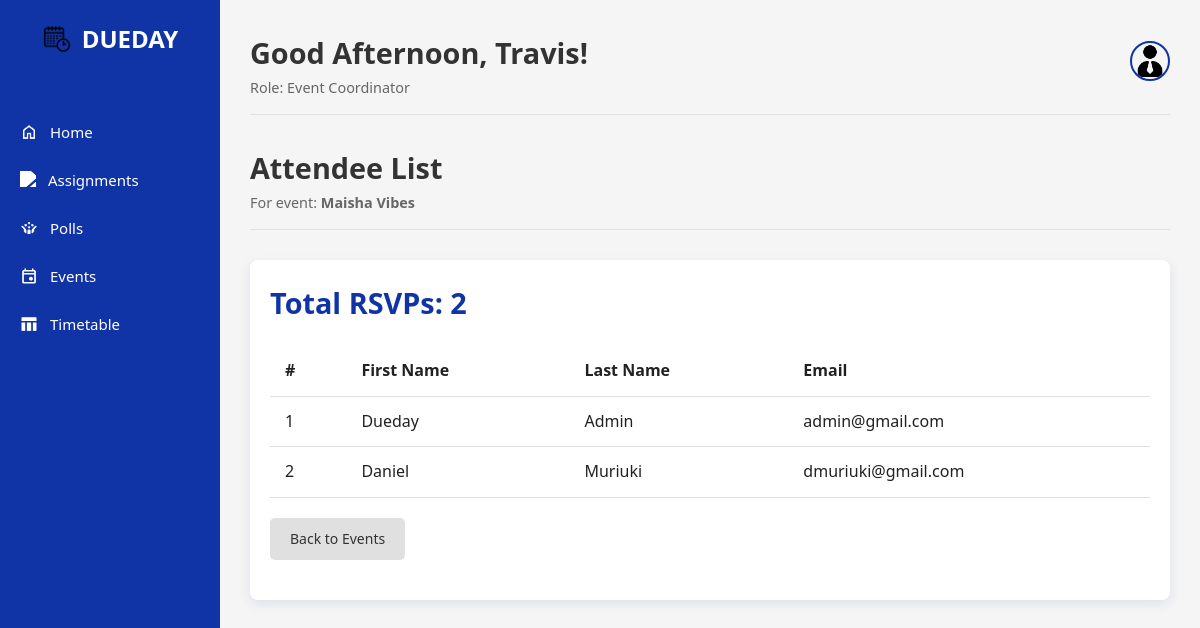
The app's page /view_attendees.php?id=2 (signed in) with its own data.
### tables this page shows
CREATE TABLE `events` (
  `Event_ID` int(11) NOT NULL,
  `Event_Name` varchar(100) NOT NULL,
  `Event_Description` text DEFAULT NULL,
  `Event_Date` datetime NOT NULL,
  `Venue_ID` int(11) NOT NULL
);

CREATE TABLE `users` (
  `User_ID` int(11) NOT NULL,
  `Email` varchar(100) NOT NULL,
  `Password` varchar(255) NOT NULL,
  `F_Name` varchar(50) NOT NULL,
  `L_Name` varchar(50) NOT NULL,
  `Role_ID` int(11) NOT NULL,
  `status` varchar(20) NOT NULL DEFAULT 'active'
);

### view_attendees.php (the view, shortened to what this page needs)
<?php
require_once 'templates/header.php';
$event_id = (int)$_GET['id'];
$stmt_event = $conn->prepare("SELECT Event_Name FROM Events WHERE Event_ID = ?");
$stmt_event->bind_param("i", $event_id);
$stmt_event->execute();
$event = $stmt_event->get_result()->fetch_assoc();
$attendees = [];
$sql = "SELECT u.F_Name, u.L_Name, u.Email
        FROM Users u
        JOIN Event_Attendee_Data ead ON u.User_ID = ead.User_ID
        WHERE ead.Event_ID = ?
        ORDER BY u.L_Name, u.F_Name";
$stmt_attendees = $conn->prepare($sql);
$stmt_attendees->bind_param("i", $event_id);
$stmt_attendees->execute();
$result = $stmt_attendees->get_result();
if ($result) {
    $attendees = $result->fetch_all(MYSQLI_ASSOC);
}
?>
<div class="welcome-header">
    <div class="greeting">
        <h1>Attendee List</h1>
        <p>For event: <strong><?php echo htmlspecialchars($event['Event_Name']); ?></strong></p>
    </div>
</div>
<div class="management-table">
    <h2 class="section-title">Total RSVPs: <?php echo count($attendees); ?></h2>
    <table>
        <thead>
            <tr>
                <th>#</th>
                <th>First Name</th>
                <th>Last Name</th>
                <th>Email</th>
            </tr>
        </thead>
        <tbody>
            <?php if (empty($attendees)): ?>
                <tr><td colspan="4">No one has RSVP'd to this event yet.</td></tr>
            <?php else: ?>
                <?php foreach ($attendees as $index => $attendee): ?>
                    <tr>
                        <td><?php echo $index + 1; ?></td>
                        <td><?php echo htmlspecialchars($attendee['F_Name']); ?></td>
                        <td><?php echo htmlspecialchars($attendee['L_Name']); ?></td>
                        <td><?php echo htmlspecialchars($attendee['Email']); ?></td>
                    </tr>
                <?php endforeach; ?>
            <?php endif; ?>
        </tbody>
    </table>
    <div class="page-actions" style="margin-top: 20px;">
        <a href="event.php" class="btn btn--secondary" style="text-decoration:none;">Back to Events</a>
    </div>
</div>
<?php
require_once 'templates/footer.php';
?>

### assets/css/style.css (style rules this page uses)
:root { --egyptian-blue: #1034A6; --egyptian-blue-light: #2a4cb3; --egyptian-blue-dark: #0c2a7a; --light-gray: #f5f5f5; --medium-gray: #e0e0e0; --dark-gray: #333333; --white: #ffffff; --success: #4CAF50; --warning: #FFC107; --danger: #F44336; --navy-shadow: rgba(16, 52, 166, 0.1); --text-primary: #212121; --text-secondary: #666666; }
* { margin: 0; padding: 0; box-sizing: border-box; font-family: 'Segoe UI', Tahoma, Geneva, Verdana, sans-serif; }
body { background-color: var(--light-gray); color: var(--text-primary); line-height: 1.6; }
.welcome-header { display: flex; justify-content: space-between; align-items: center; margin-bottom: 30px; padding-bottom: 15px; border-bottom: 1px solid var(--medium-gray); }
.greeting h1 { font-size: 1.8rem; color: var(--dark-gray); }
.greeting p { color: var(--text-secondary); font-size: 0.9rem; }
.section-title { color: var(--egyptian-blue); margin-bottom: 20px; font-size: 1.8rem; }
.page-actions { display: flex; gap: 10px; margin-bottom: 20px; }
.btn { background-color: var(--egyptian-blue); color: white; border: none; padding: 10px 20px; border-radius: 5px; cursor: pointer; font-size: 14px; font-weight: 500; display: inline-flex; align-items: center; gap: 8px; transition: background-color 0.3s, box-shadow 0.3s; text-decoration: none; }
.btn--secondary { background-color: var(--medium-gray); color: var(--dark-gray); }
.management-table { background-color: var(--white); border-radius: 8px; padding: 20px; box-shadow: 0 4px 12px var(--navy-shadow); overflow-x: auto; margin-top: 20px; }
.management-table table { width: 100%; border-collapse: collapse; }
.management-table th, .management-table td { padding: 12px 15px; text-align: left; border-bottom: 1px solid var(--medium-gray); }

### records on screen
events: Event_Name "Maisha Vibes"
users: F_Name "Dueday", L_Name "Admin", Email "admin@gmail.com"
users: F_Name "Daniel", L_Name "Muriuki", Email "dmuriuki@gmail.com"

### other values on screen
$time_based_greeting "Good Afternoon,"
$user_fname "Travis"
$user_role "Event Coordinator"
count($attendees) "2"
